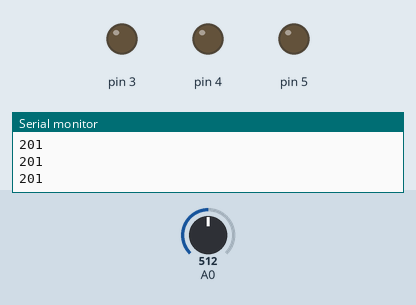
This sketch was run on a simulated Arduino Uno, built with avr-gcc and run on an emulated ATmega328P. On the bench: output pins drawn as LEDs (lit = HIGH), the last lines printed to the serial monitor. The test bench sets the inputs (shaded band); at power-on: A0 = 512.

Above: at 1.2 s.
1.3 s: A0 set to 363
2.8 s: A0 set to 343
At 4.0 s:
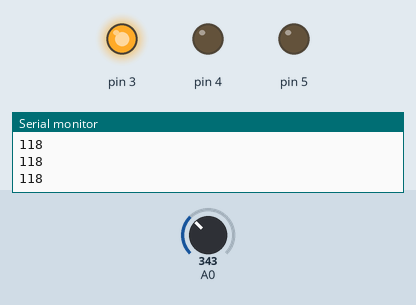
4.3 s: A0 set to 213
5.8 s: A0 set to 188
At 6.3 s:
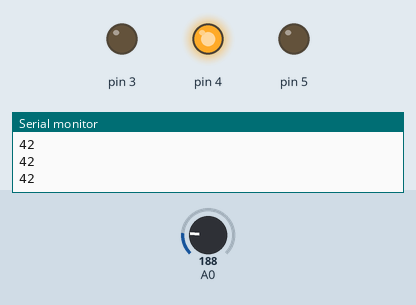
7.3 s: A0 set to 169
8.8 s: A0 set to 138
At 9.6 s:
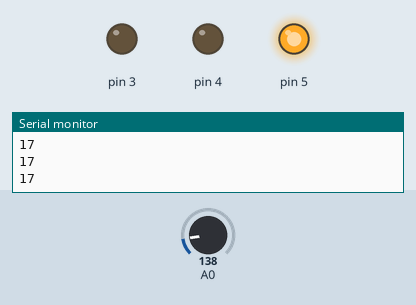
Timing chart, 0 to 11.3 s (numbered marks = the images above; inputs shaded):
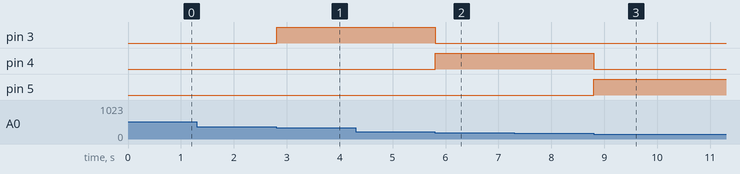

Measured:
- the behaviour switches between 357 and 356 on A0 (found by bisection; images 0 and 1)
- the behaviour switches between 204 and 203 on A0 (found by bisection; images 1 and 2)
- the behaviour switches between 153 and 152 on A0 (found by bisection; images 2 and 3)
- after the input at 2.8 s, pin 3: LOW → HIGH at once
- after the input at 5.8 s, pin 3: HIGH → LOW at once; pin 4: LOW → HIGH at once
- after the input at 8.8 s, pin 4: HIGH → LOW at once; pin 5: LOW → HIGH at once

The sketch:

bodacious_juttuli_wolt1.ino
```cpp
int temp = 0;

void setup()
{
  pinMode(A0, INPUT);
  Serial.begin(9600);

  pinMode(5, OUTPUT);
  pinMode(4, OUTPUT);
  pinMode(3, OUTPUT);
}

void loop()
{
  temp = map(((analogRead(A0) - 20) * 3.04), 0, 1023, -40, 125);
  Serial.println(temp);
  if (temp < 25) {
    digitalWrite(5, HIGH);
    digitalWrite(4, LOW);
    digitalWrite(3, LOW);
  }
  if (temp > 25 && temp <50) {
    digitalWrite(5, LOW);
    digitalWrite(4, HIGH);
    digitalWrite(3, LOW);
  }
  if (temp > 50 && temp < 125) {
    digitalWrite(5, LOW);
    digitalWrite(4, LOW);
    digitalWrite(3, HIGH);
  }
  delay(10);
}
```
